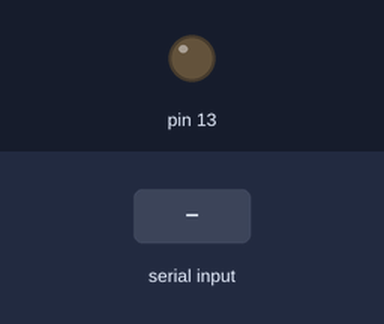
Bench run of a sketch on a simulated Arduino Uno, built with avr-gcc and run on an emulated ATmega328P. On the bench: output pins drawn as LEDs (lit = HIGH). Inputs (shaded band) come from the test bench.

Above: at 1.2 s.
1.3 s: "1" received over Serial
At 2.5 s:
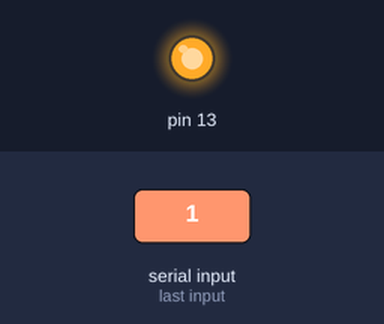
2.8 s: "0" received over Serial
At 3.7 s:
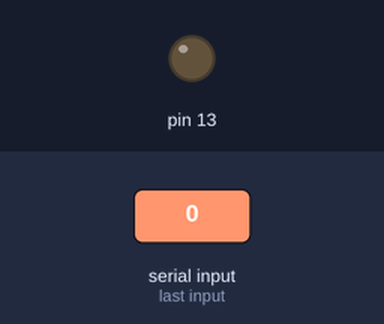
Timing chart, 0 to 5.8 s (numbered marks = the images above; inputs shaded):
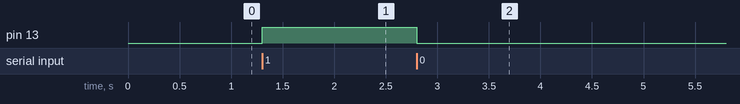

The sketch:

week4.ino
```cpp
void setup() {
  // put your setup code here, to run once:

pinMode (13,OUTPUT);
Serial.begin(9600);

}

void loop() {

if(Serial.available() > 0)

{ char x = Serial.read();


    if (x == '1') {
          digitalWrite(13, HIGH);

                  }

  else if (x == '0')  {
      digitalWrite(13,LOW);

      }
  }

 }
```

Measured:
- after the input at 1.3 s, pin 13: LOW → HIGH at once
- after the input at 2.8 s, pin 13: HIGH → LOW at once
